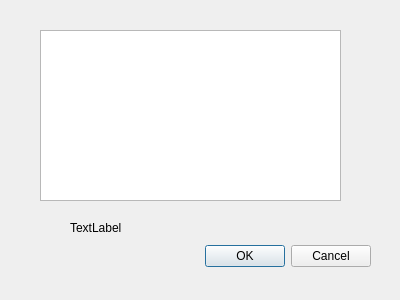
<?xml version="1.0" encoding="UTF-8"?>
<ui version="4.0">
 <class>About</class>
 <widget class="QDialog" name="About">
  <property name="geometry">
   <rect>
    <x>0</x>
    <y>0</y>
    <width>400</width>
    <height>300</height>
   </rect>
  </property>
  <property name="windowTitle">
   <string>Dialog</string>
  </property>
  <widget class="QDialogButtonBox" name="buttonBox">
   <property name="geometry">
    <rect>
     <x>30</x>
     <y>240</y>
     <width>341</width>
     <height>32</height>
    </rect>
   </property>
   <property name="orientation">
    <enum>Qt::Horizontal</enum>
   </property>
   <property name="standardButtons">
    <set>QDialogButtonBox::Cancel|QDialogButtonBox::Ok</set>
   </property>
  </widget>
  <widget class="QTextEdit" name="textEdit">
   <property name="geometry">
    <rect>
     <x>40</x>
     <y>30</y>
     <width>301</width>
     <height>171</height>
    </rect>
   </property>
  </widget>
  <widget class="QLabel" name="label">
   <property name="geometry">
    <rect>
     <x>70</x>
     <y>220</y>
     <width>121</width>
     <height>16</height>
    </rect>
   </property>
   <property name="text">
    <string>TextLabel</string>
   </property>
  </widget>
 </widget>
 <resources/>
 <connections>
  <connection>
   <sender>buttonBox</sender>
   <signal>accepted()</signal>
   <receiver>About</receiver>
   <slot>accept()</slot>
   <hints>
    <hint type="sourcelabel">
     <x>248</x>
     <y>254</y>
    </hint>
    <hint type="destinationlabel">
     <x>157</x>
     <y>274</y>
    </hint>
   </hints>
  </connection>
  <connection>
   <sender>buttonBox</sender>
   <signal>rejected()</signal>
   <receiver>About</receiver>
   <slot>reject()</slot>
   <hints>
    <hint type="sourcelabel">
     <x>316</x>
     <y>260</y>
    </hint>
    <hint type="destinationlabel">
     <x>286</x>
     <y>274</y>
    </hint>
   </hints>
  </connection>
 </connections>
</ui>
